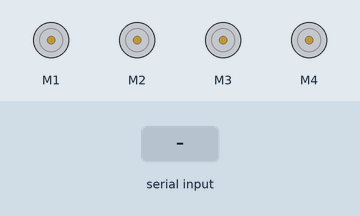
Bench run of a sketch on a simulated Arduino Uno, built with avr-gcc and run on an emulated ATmega328P. Shown: 4 × DC motor (green arrow = forward, orange = backward, longer = faster). The inputs (shaded band) are chosen by the test bench. What the sketch prints to the serial monitor is not drawn.

Above: at 1.2 s.
1.3 s: "F" received over the second serial link
At 1.8 s:
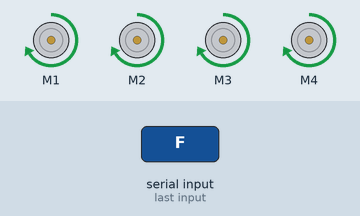
3.8 s: "B" received over the second serial link
At 4.6 s:
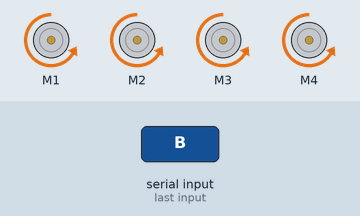
6.3 s: "L" received over the second serial link
At 6.8 s:
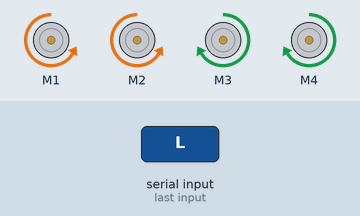
8.8 s: "R" received over the second serial link
At 9.6 s:
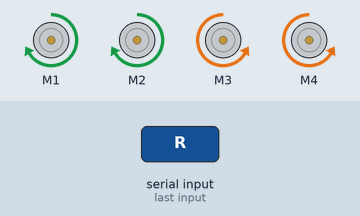
11.3 s: "G" received over the second serial link
At 11.8 s:
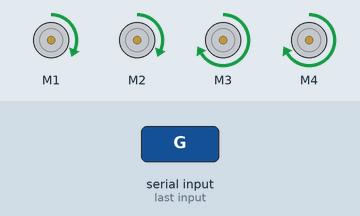
13.7 s: "H" received over the second serial link
At 14.5 s:
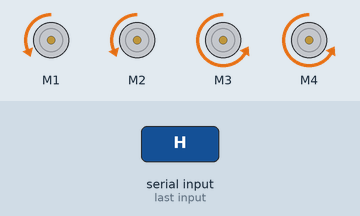
Timing chart, 0 to 16.7 s (numbered marks = the images above; inputs shaded):
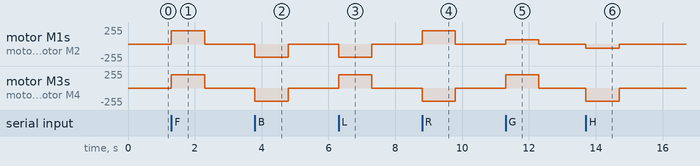

The sketch:

AJ_ORBIT_Bluetooth_RC_Car.ino
```cpp
/*
  =====================================================
                  AJ-ORBIT
          BLUETOOTH RC CAR - V1.0
  =====================================================

  Brand       : AJ-ORBIT
  Project     : Bluetooth Controlled RC Car
  Controller  : Arduino Uno
  Motor Driver: Adafruit Motor Shield V1
  Bluetooth   : HC-05 / HC-06
  Author      : AJ-ORBIT Engineering

  COMMANDS:
  F = Forward       B = Backward
  L = Turn Left     R = Turn Right
  G = Forward Left  I = Forward Right
  H = Backward Left J = Backward Right
  S = Stop

  SPEED:
  0-9 = Speed levels
  q   = Maximum speed

  LIBRARY:
  AFMotor library for Adafruit Motor Shield V1

  SAFETY:
  Motors stop if Bluetooth commands time out.
  Test with wheels lifted before driving.

  AJ-ORBIT | Build Beyond Limits
  =====================================================
*/

#include <AFMotor.h>
#include <SoftwareSerial.h>

// Bluetooth RX, TX
// Arduino Uno: D14 = A0, D15 = A1
SoftwareSerial bluetoothSerial(14, 15);

// Motor connections: Adafruit Motor Shield V1
AF_DCMotor motor1(1, MOTOR12_1KHZ);
AF_DCMotor motor2(2, MOTOR12_1KHZ);
AF_DCMotor motor3(3, MOTOR34_1KHZ);
AF_DCMotor motor4(4, MOTOR34_1KHZ);

// Configuration
char command = 'S';
int carSpeed = 200;
const int turnSpeedFactor = 3;

// Stop if no Bluetooth command is received
const unsigned long commandTimeout = 1000;
unsigned long lastCommandTime = 0;

void setup() {
  Serial.begin(9600);
  bluetoothSerial.begin(9600);

  stopCar();

  Serial.println(F("================================"));
  Serial.println(F(" AJ-ORBIT Bluetooth RC Car V1.0"));
  Serial.println(F(" Build Beyond Limits"));
  Serial.println(F("================================"));
  Serial.println(F("Bluetooth ready."));

  lastCommandTime = millis();
}

void loop() {
  if (bluetoothSerial.available() > 0) {
    command = bluetoothSerial.read();
    lastCommandTime = millis();

    switch (command) {
      case 'F': moveForward();     break;
      case 'B': moveBackward();    break;
      case 'L': turnLeft();        break;
      case 'R': turnRight();       break;
      case 'G': forwardLeft();     break;
      case 'H': backwardLeft();    break;
      case 'I': forwardRight();    break;
      case 'J': backwardRight();   break;
      case 'S': stopCar();         break;

      case '0': carSpeed = 120;    break;
      case '1': carSpeed = 135;    break;
      case '2': carSpeed = 150;    break;
      case '3': carSpeed = 165;    break;
      case '4': carSpeed = 180;    break;
      case '5': carSpeed = 195;    break;
      case '6': carSpeed = 210;    break;
      case '7': carSpeed = 225;    break;
      case '8': carSpeed = 240;    break;
      case '9': carSpeed = 250;    break;
      case 'q': carSpeed = 255;    break;

      default:
        // Ignore unknown commands
        break;
    }
  }

  // Fail-safe: stop if commands stop arriving.
  if (millis() - lastCommandTime > commandTimeout) {
    stopCar();
  }
}

// Apply speed to all four motors
void setAllSpeeds(int speedValue) {
  motor1.setSpeed(speedValue);
  motor2.setSpeed(speedValue);
  motor3.setSpeed(speedValue);
  motor4.setSpeed(speedValue);
}

void moveForward() {
  setAllSpeeds(carSpeed);
  motor1.run(FORWARD);
  motor2.run(FORWARD);
  motor3.run(FORWARD);
  motor4.run(FORWARD);
}

void moveBackward() {
  setAllSpeeds(carSpeed);
  motor1.run(BACKWARD);
  motor2.run(BACKWARD);
  motor3.run(BACKWARD);
  motor4.run(BACKWARD);
}

void turnLeft() {
  setAllSpeeds(carSpeed);
  motor1.run(BACKWARD);
  motor2.run(BACKWARD);
  motor3.run(FORWARD);
  motor4.run(FORWARD);
}

void turnRight() {
  setAllSpeeds(carSpeed);
  motor1.run(FORWARD);
  motor2.run(FORWARD);
  motor3.run(BACKWARD);
  motor4.run(BACKWARD);
}

void forwardLeft() {
  motor1.setSpeed(carSpeed / turnSpeedFactor);
  motor2.setSpeed(carSpeed / turnSpeedFactor);
  motor3.setSpeed(carSpeed);
  motor4.setSpeed(carSpeed);

  motor1.run(FORWARD);
  motor2.run(FORWARD);
  motor3.run(FORWARD);
  motor4.run(FORWARD);
}

void forwardRight() {
  motor1.setSpeed(carSpeed);
  motor2.setSpeed(carSpeed);
  motor3.setSpeed(carSpeed / turnSpeedFactor);
  motor4.setSpeed(carSpeed / turnSpeedFactor);

  motor1.run(FORWARD);
  motor2.run(FORWARD);
  motor3.run(FORWARD);
  motor4.run(FORWARD);
}

void backwardLeft() {
  motor1.setSpeed(carSpeed / turnSpeedFactor);
  motor2.setSpeed(carSpeed / turnSpeedFactor);
  motor3.setSpeed(carSpeed);
  motor4.setSpeed(carSpeed);

  motor1.run(BACKWARD);
  motor2.run(BACKWARD);
  motor3.run(BACKWARD);
  motor4.run(BACKWARD);
}

void backwardRight() {
  motor1.setSpeed(carSpeed);
  motor2.setSpeed(carSpeed);
  motor3.setSpeed(carSpeed / turnSpeedFactor);
  motor4.setSpeed(carSpeed / turnSpeedFactor);

  motor1.run(BACKWARD);
  motor2.run(BACKWARD);
  motor3.run(BACKWARD);
  motor4.run(BACKWARD);
}

void stopCar() {
  motor1.run(RELEASE);
  motor2.run(RELEASE);
  motor3.run(RELEASE);
  motor4.run(RELEASE);
}
```

Measured:
- after the input at 1.3 s, motor M1–4: stopped → forward 200/255 at once, → stopped 1.0 s later
- after the input at 3.8 s, motor M1–4: stopped → backward 200/255 at once, → stopped 1.0 s later
- after the input at 6.3 s, motor M1, motor M2: stopped → backward 200/255 at once, → stopped 1.0 s later; motor M3, motor M4: stopped → forward 200/255 at once, → stopped 1.0 s later
- after the input at 8.8 s, motor M1, motor M2: stopped → forward 200/255 at once, → stopped 1.0 s later; motor M3, motor M4: stopped → backward 200/255 at once, → stopped 1.0 s later
- after the input at 11.3 s, motor M1, motor M2: stopped → forward 66/255 at once, → stopped 1.0 s later; motor M3, motor M4: stopped → forward 200/255 at once, → stopped 1.0 s later
- after the input at 13.7 s, motor M1, motor M2: stopped → backward 66/255 at once, → stopped 1.0 s later; motor M3, motor M4: stopped → backward 200/255 at once, → stopped 1.0 s later
